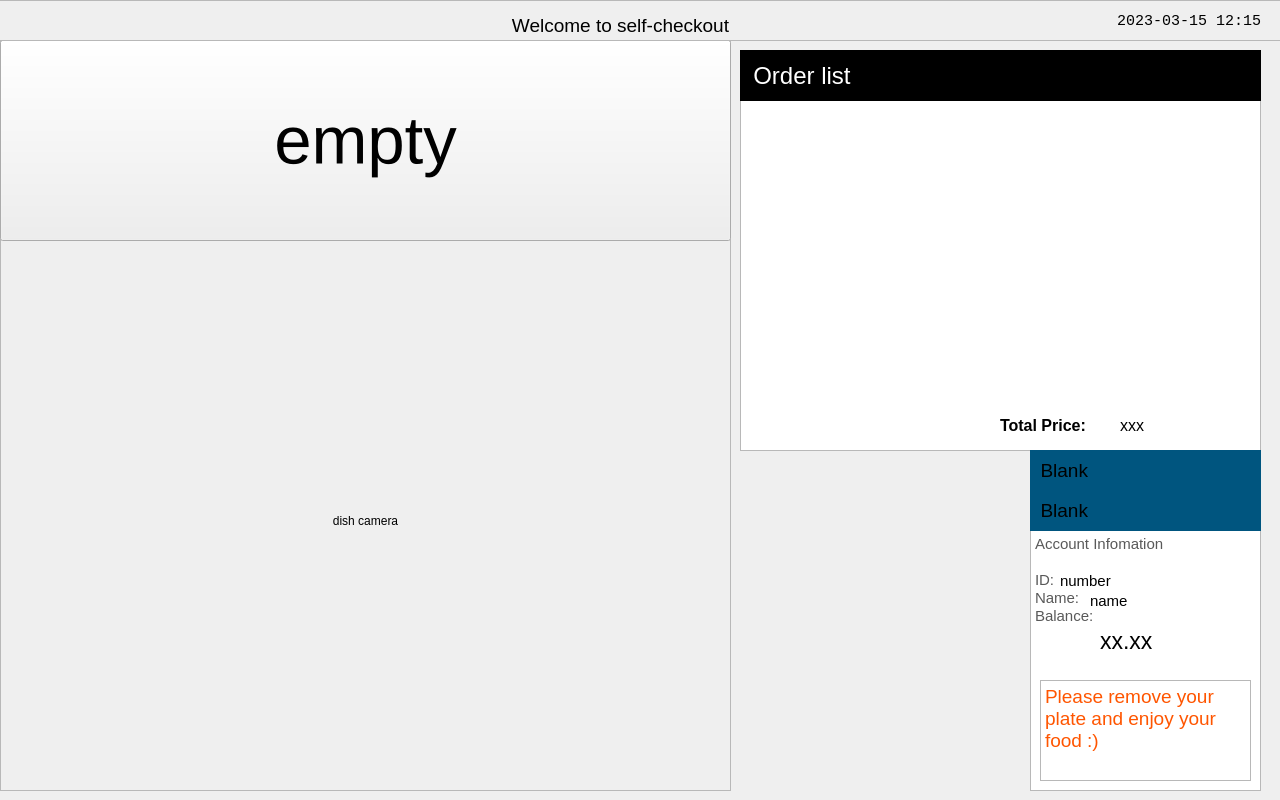
<?xml version="1.0" encoding="UTF-8"?>
<ui version="4.0">
 <class>Widget</class>
 <widget class="QWidget" name="Widget">
  <property name="geometry">
   <rect>
    <x>0</x>
    <y>0</y>
    <width>1280</width>
    <height>800</height>
   </rect>
  </property>
  <property name="windowTitle">
   <string>Widget</string>
  </property>
  <widget class="QWidget" name="widget" native="true">
   <property name="geometry">
    <rect>
     <x>730</x>
     <y>40</y>
     <width>541</width>
     <height>751</height>
    </rect>
   </property>
   <widget class="QTableWidget" name="orderTb">
    <property name="enabled">
     <bool>true</bool>
    </property>
    <property name="geometry">
     <rect>
      <x>10</x>
      <y>60</y>
      <width>521</width>
      <height>351</height>
     </rect>
    </property>
    <property name="editTriggers">
     <set>QAbstractItemView::NoEditTriggers</set>
    </property>
   </widget>
   <widget class="QLabel" name="listHd">
    <property name="geometry">
     <rect>
      <x>10</x>
      <y>10</y>
      <width>521</width>
      <height>51</height>
     </rect>
    </property>
    <property name="font">
     <font>
      <pointsize>18</pointsize>
     </font>
    </property>
    <property name="styleSheet">
     <string notr="true">background-color: rgb(0, 0, 0);
border-color: rgb(255, 170, 0);
color: rgb(255, 255, 255);</string>
    </property>
    <property name="text">
     <string>  Order list</string>
    </property>
   </widget>
   <widget class="QWidget" name="widget_2" native="true">
    <property name="geometry">
     <rect>
      <x>10</x>
      <y>410</y>
      <width>521</width>
      <height>341</height>
     </rect>
    </property>
    <widget class="QWidget" name="widget_3" native="true">
     <property name="geometry">
      <rect>
       <x>290</x>
       <y>0</y>
       <width>231</width>
       <height>341</height>
      </rect>
     </property>
     <widget class="QLabel" name="statusHd">
      <property name="geometry">
       <rect>
        <x>0</x>
        <y>0</y>
        <width>231</width>
        <height>41</height>
       </rect>
      </property>
      <property name="font">
       <font>
        <pointsize>14</pointsize>
       </font>
      </property>
      <property name="styleSheet">
       <string notr="true">background-color: rgb(0, 85, 127);</string>
      </property>
      <property name="text">
       <string>  Blank</string>
      </property>
     </widget>
     <widget class="QTextBrowser" name="textBrowser">
      <property name="geometry">
       <rect>
        <x>0</x>
        <y>80</y>
        <width>231</width>
        <height>261</height>
       </rect>
      </property>
      <property name="html">
       <string>&lt;!DOCTYPE HTML PUBLIC &quot;-//W3C//DTD HTML 4.0//EN&quot; &quot;http://www.w3.org/TR/REC-html40/strict.dtd&quot;&gt;
&lt;html&gt;&lt;head&gt;&lt;meta name=&quot;qrichtext&quot; content=&quot;1&quot; /&gt;&lt;style type=&quot;text/css&quot;&gt;
p, li { white-space: pre-wrap; }
&lt;/style&gt;&lt;/head&gt;&lt;body style=&quot; font-family:'Ubuntu'; font-size:11pt; font-weight:400; font-style:normal;&quot;&gt;
&lt;p style=&quot; margin-top:0px; margin-bottom:0px; margin-left:0px; margin-right:0px; -qt-block-indent:0; text-indent:0px;&quot;&gt;&lt;span style=&quot; font-family:'MS Shell Dlg 2'; color:#595959;&quot;&gt;Account Infomation&lt;/span&gt;&lt;/p&gt;
&lt;p style=&quot;-qt-paragraph-type:empty; margin-top:0px; margin-bottom:0px; margin-left:0px; margin-right:0px; -qt-block-indent:0; text-indent:0px; font-family:'MS Shell Dlg 2'; color:#595959;&quot;&gt;&lt;br /&gt;&lt;/p&gt;
&lt;p style=&quot; margin-top:0px; margin-bottom:0px; margin-left:0px; margin-right:0px; -qt-block-indent:0; text-indent:0px;&quot;&gt;&lt;span style=&quot; font-family:'MS Shell Dlg 2'; color:#595959;&quot;&gt;ID:&lt;/span&gt;&lt;/p&gt;
&lt;p style=&quot; margin-top:0px; margin-bottom:0px; margin-left:0px; margin-right:0px; -qt-block-indent:0; text-indent:0px;&quot;&gt;&lt;span style=&quot; font-family:'MS Shell Dlg 2'; color:#595959;&quot;&gt;Name:&lt;/span&gt;&lt;/p&gt;
&lt;p style=&quot; margin-top:0px; margin-bottom:0px; margin-left:0px; margin-right:0px; -qt-block-indent:0; text-indent:0px;&quot;&gt;&lt;span style=&quot; font-family:'MS Shell Dlg 2'; color:#595959;&quot;&gt;Balance:&lt;/span&gt;&lt;/p&gt;
&lt;p style=&quot;-qt-paragraph-type:empty; margin-top:0px; margin-bottom:0px; margin-left:0px; margin-right:0px; -qt-block-indent:0; text-indent:0px; font-family:'MS Shell Dlg 2'; color:#595959;&quot;&gt;&lt;br /&gt;&lt;/p&gt;&lt;/body&gt;&lt;/html&gt;</string>
      </property>
     </widget>
     <widget class="QLabel" name="statusHd_2">
      <property name="geometry">
       <rect>
        <x>0</x>
        <y>40</y>
        <width>231</width>
        <height>41</height>
       </rect>
      </property>
      <property name="font">
       <font>
        <pointsize>14</pointsize>
       </font>
      </property>
      <property name="styleSheet">
       <string notr="true">background-color: rgb(0, 85, 127);</string>
      </property>
      <property name="text">
       <string>  Blank</string>
      </property>
     </widget>
     <widget class="QLabel" name="numLb">
      <property name="geometry">
       <rect>
        <x>30</x>
        <y>120</y>
        <width>91</width>
        <height>21</height>
       </rect>
      </property>
      <property name="font">
       <font>
        <pointsize>11</pointsize>
       </font>
      </property>
      <property name="text">
       <string>number</string>
      </property>
     </widget>
     <widget class="QLabel" name="nameLb">
      <property name="geometry">
       <rect>
        <x>60</x>
        <y>140</y>
        <width>91</width>
        <height>21</height>
       </rect>
      </property>
      <property name="font">
       <font>
        <pointsize>11</pointsize>
       </font>
      </property>
      <property name="text">
       <string>name</string>
      </property>
     </widget>
     <widget class="QLabel" name="mnyLb">
      <property name="geometry">
       <rect>
        <x>70</x>
        <y>170</y>
        <width>121</width>
        <height>41</height>
       </rect>
      </property>
      <property name="font">
       <font>
        <pointsize>17</pointsize>
       </font>
      </property>
      <property name="text">
       <string>xx.xx</string>
      </property>
     </widget>
     <widget class="QTextBrowser" name="endText">
      <property name="geometry">
       <rect>
        <x>10</x>
        <y>230</y>
        <width>211</width>
        <height>101</height>
       </rect>
      </property>
      <property name="html">
       <string>&lt;!DOCTYPE HTML PUBLIC &quot;-//W3C//DTD HTML 4.0//EN&quot; &quot;http://www.w3.org/TR/REC-html40/strict.dtd&quot;&gt;
&lt;html&gt;&lt;head&gt;&lt;meta name=&quot;qrichtext&quot; content=&quot;1&quot; /&gt;&lt;style type=&quot;text/css&quot;&gt;
p, li { white-space: pre-wrap; }
&lt;/style&gt;&lt;/head&gt;&lt;body style=&quot; font-family:'Ubuntu'; font-size:11pt; font-weight:400; font-style:normal;&quot;&gt;
&lt;p style=&quot; margin-top:0px; margin-bottom:0px; margin-left:0px; margin-right:0px; -qt-block-indent:0; text-indent:0px;&quot;&gt;&lt;span style=&quot; font-family:'MS Shell Dlg 2'; font-size:14pt; color:#ff5500;&quot;&gt;Please remove your plate and enjoy your food :)&lt;/span&gt;&lt;/p&gt;&lt;/body&gt;&lt;/html&gt;</string>
      </property>
     </widget>
     <widget class="QTextBrowser" name="failText">
      <property name="geometry">
       <rect>
        <x>10</x>
        <y>230</y>
        <width>211</width>
        <height>101</height>
       </rect>
      </property>
      <property name="html">
       <string>&lt;!DOCTYPE HTML PUBLIC &quot;-//W3C//DTD HTML 4.0//EN&quot; &quot;http://www.w3.org/TR/REC-html40/strict.dtd&quot;&gt;
&lt;html&gt;&lt;head&gt;&lt;meta name=&quot;qrichtext&quot; content=&quot;1&quot; /&gt;&lt;style type=&quot;text/css&quot;&gt;
p, li { white-space: pre-wrap; }
&lt;/style&gt;&lt;/head&gt;&lt;body style=&quot; font-family:'Ubuntu'; font-size:11pt; font-weight:400; font-style:normal;&quot;&gt;
&lt;p style=&quot; margin-top:0px; margin-bottom:0px; margin-left:0px; margin-right:0px; -qt-block-indent:0; text-indent:0px;&quot;&gt;&lt;span style=&quot; font-family:'MS Shell Dlg 2'; font-size:14pt; color:#ff5500;&quot;&gt;Please&lt;/span&gt;&lt;/p&gt;
&lt;p style=&quot; margin-top:0px; margin-bottom:0px; margin-left:0px; margin-right:0px; -qt-block-indent:0; text-indent:0px;&quot;&gt;&lt;span style=&quot; font-family:'MS Shell Dlg 2'; font-size:14pt; color:#ff5500;&quot;&gt;seek assistance...&lt;/span&gt;&lt;/p&gt;&lt;/body&gt;&lt;/html&gt;</string>
      </property>
     </widget>
     <zorder>statusHd</zorder>
     <zorder>textBrowser</zorder>
     <zorder>statusHd_2</zorder>
     <zorder>numLb</zorder>
     <zorder>nameLb</zorder>
     <zorder>mnyLb</zorder>
     <zorder>failText</zorder>
     <zorder>endText</zorder>
    </widget>
    <widget class="QLabel" name="fcView">
     <property name="geometry">
      <rect>
       <x>4</x>
       <y>5</y>
       <width>281</width>
       <height>331</height>
      </rect>
     </property>
     <property name="text">
      <string/>
     </property>
     <property name="alignment">
      <set>Qt::AlignCenter</set>
     </property>
    </widget>
    <widget class="QLabel" name="faceLdImg">
     <property name="enabled">
      <bool>true</bool>
     </property>
     <property name="geometry">
      <rect>
       <x>90</x>
       <y>140</y>
       <width>121</width>
       <height>121</height>
      </rect>
     </property>
     <property name="styleSheet">
      <string notr="true">image: url(:/pic/loading.png);</string>
     </property>
     <property name="text">
      <string/>
     </property>
    </widget>
   </widget>
   <widget class="QLabel" name="tPLb">
    <property name="geometry">
     <rect>
      <x>270</x>
      <y>360</y>
      <width>121</width>
      <height>51</height>
     </rect>
    </property>
    <property name="font">
     <font>
      <pointsize>12</pointsize>
      <weight>75</weight>
      <bold>true</bold>
     </font>
    </property>
    <property name="text">
     <string>Total Price:</string>
    </property>
   </widget>
   <widget class="QLabel" name="priceLb">
    <property name="geometry">
     <rect>
      <x>390</x>
      <y>360</y>
      <width>91</width>
      <height>51</height>
     </rect>
    </property>
    <property name="font">
     <font>
      <pointsize>12</pointsize>
      <weight>50</weight>
      <bold>false</bold>
     </font>
    </property>
    <property name="text">
     <string>xxx</string>
    </property>
   </widget>
  </widget>
  <widget class="QFrame" name="frame">
   <property name="geometry">
    <rect>
     <x>0</x>
     <y>40</y>
     <width>731</width>
     <height>751</height>
    </rect>
   </property>
   <property name="frameShape">
    <enum>QFrame::StyledPanel</enum>
   </property>
   <property name="frameShadow">
    <enum>QFrame::Raised</enum>
   </property>
   <widget class="QPushButton" name="dishRgBt">
    <property name="geometry">
     <rect>
      <x>0</x>
      <y>0</y>
      <width>731</width>
      <height>201</height>
     </rect>
    </property>
    <property name="font">
     <font>
      <pointsize>50</pointsize>
     </font>
    </property>
    <property name="styleSheet">
     <string notr="true"/>
    </property>
    <property name="text">
     <string>empty</string>
    </property>
   </widget>
   <widget class="QLabel" name="statusLb">
    <property name="geometry">
     <rect>
      <x>0</x>
      <y>0</y>
      <width>101</width>
      <height>51</height>
     </rect>
    </property>
    <property name="sizePolicy">
     <sizepolicy hsizetype="Preferred" vsizetype="Preferred">
      <horstretch>30</horstretch>
      <verstretch>4</verstretch>
     </sizepolicy>
    </property>
    <property name="font">
     <font>
      <pointsize>14</pointsize>
     </font>
    </property>
    <property name="styleSheet">
     <string notr="true">alternate-background-color: rgb(0, 85, 127);</string>
    </property>
    <property name="text">
     <string/>
    </property>
    <property name="alignment">
     <set>Qt::AlignCenter</set>
    </property>
   </widget>
   <widget class="QLabel" name="dcView">
    <property name="geometry">
     <rect>
      <x>0</x>
      <y>210</y>
      <width>731</width>
      <height>541</height>
     </rect>
    </property>
    <property name="text">
     <string>dish camera</string>
    </property>
    <property name="alignment">
     <set>Qt::AlignCenter</set>
    </property>
   </widget>
   <widget class="QLabel" name="dishLdImg">
    <property name="geometry">
     <rect>
      <x>240</x>
      <y>340</y>
      <width>241</width>
      <height>241</height>
     </rect>
    </property>
    <property name="styleSheet">
     <string notr="true">image: url(:/pic/loading.png);</string>
    </property>
    <property name="text">
     <string/>
    </property>
   </widget>
  </widget>
  <widget class="QFrame" name="frame_2">
   <property name="geometry">
    <rect>
     <x>-10</x>
     <y>0</y>
     <width>1291</width>
     <height>41</height>
    </rect>
   </property>
   <property name="styleSheet">
    <string notr="true"/>
   </property>
   <property name="frameShape">
    <enum>QFrame::StyledPanel</enum>
   </property>
   <property name="frameShadow">
    <enum>QFrame::Raised</enum>
   </property>
   <widget class="QLabel" name="curTime">
    <property name="geometry">
     <rect>
      <x>1030</x>
      <y>10</y>
      <width>241</width>
      <height>21</height>
     </rect>
    </property>
    <property name="font">
     <font>
      <family>Consolas</family>
      <pointsize>11</pointsize>
     </font>
    </property>
    <property name="text">
     <string>2023-03-15 12:15</string>
    </property>
    <property name="alignment">
     <set>Qt::AlignRight|Qt::AlignTrailing|Qt::AlignVCenter</set>
    </property>
   </widget>
   <widget class="QLabel" name="header">
    <property name="geometry">
     <rect>
      <x>490</x>
      <y>10</y>
      <width>281</width>
      <height>31</height>
     </rect>
    </property>
    <property name="font">
     <font>
      <pointsize>14</pointsize>
     </font>
    </property>
    <property name="styleSheet">
     <string notr="true">color: rgb(0, 0, 0);</string>
    </property>
    <property name="text">
     <string>Welcome to self-checkout</string>
    </property>
    <property name="alignment">
     <set>Qt::AlignCenter</set>
    </property>
    <property name="wordWrap">
     <bool>false</bool>
    </property>
   </widget>
   <widget class="QLabel" name="logoIcon_r">
    <property name="geometry">
     <rect>
      <x>770</x>
      <y>0</y>
      <width>51</width>
      <height>41</height>
     </rect>
    </property>
    <property name="minimumSize">
     <size>
      <width>30</width>
      <height>20</height>
     </size>
    </property>
    <property name="styleSheet">
     <string notr="true">image: url(:/pic/logo.png);</string>
    </property>
    <property name="text">
     <string/>
    </property>
   </widget>
   <widget class="QLabel" name="logoIcon">
    <property name="enabled">
     <bool>true</bool>
    </property>
    <property name="geometry">
     <rect>
      <x>450</x>
      <y>0</y>
      <width>41</width>
      <height>41</height>
     </rect>
    </property>
    <property name="minimumSize">
     <size>
      <width>30</width>
      <height>20</height>
     </size>
    </property>
    <property name="styleSheet">
     <string notr="true">image: url(:/pic/logo.png);</string>
    </property>
    <property name="text">
     <string/>
    </property>
   </widget>
  </widget>
 </widget>
 <resources/>
 <connections/>
</ui>
